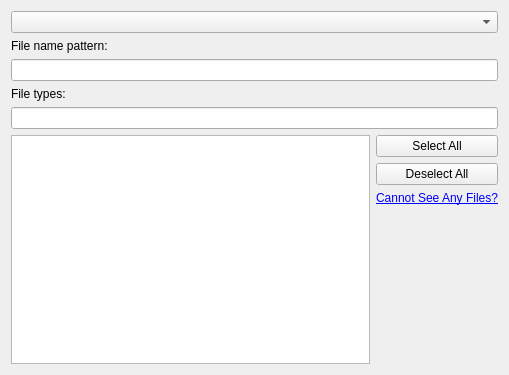
<?xml version="1.0" encoding="UTF-8"?>
<ui version="4.0">
 <class>folderviewFilterConfig</class>
 <widget class="QWidget" name="folderviewFilterConfig">
  <property name="geometry">
   <rect>
    <x>0</x>
    <y>0</y>
    <width>509</width>
    <height>375</height>
   </rect>
  </property>
  <property name="sizePolicy">
   <sizepolicy hsizetype="Expanding" vsizetype="Expanding">
    <horstretch>0</horstretch>
    <verstretch>0</verstretch>
   </sizepolicy>
  </property>
  <property name="minimumSize">
   <size>
    <width>500</width>
    <height>0</height>
   </size>
  </property>
  <layout class="QVBoxLayout" name="verticalLayout_2">
   <item>
    <widget class="QComboBox" name="filterCombo">
     <property name="toolTip">
      <string>&lt;!DOCTYPE HTML PUBLIC &quot;-//W3C//DTD HTML 4.0//EN&quot; &quot;http://www.w3.org/TR/REC-html40/strict.dtd&quot;&gt;
&lt;html&gt;&lt;head&gt;&lt;meta name=&quot;qrichtext&quot; content=&quot;1&quot; /&gt;&lt;style type=&quot;text/css&quot;&gt;
p, li { white-space: pre-wrap; }
&lt;/style&gt;&lt;/head&gt;&lt;body style=&quot; font-family:'Sans Serif'; font-size:10pt; font-weight:400; font-style:normal;&quot;&gt;
&lt;p style=&quot; margin-top:12px; margin-bottom:12px; margin-left:0px; margin-right:0px; -qt-block-indent:0; text-indent:0px;&quot;&gt;If you have selected &quot;Show Files Matching&quot; or &quot;Hide Files Matching&quot;, only the files matching BOTH the conditions will be shown or hidden respectively.&lt;/p&gt;
&lt;p style=&quot; margin-top:12px; margin-bottom:12px; margin-left:0px; margin-right:0px; -qt-block-indent:0; text-indent:0px;&quot;&gt;For example, if you have &quot;*&quot; as your pattern, but have nothing selected in the MIME types, no files will be shown.&lt;/p&gt;&lt;/body&gt;&lt;/html&gt;</string>
     </property>
     <property name="whatsThis">
      <string/>
     </property>
    </widget>
   </item>
   <item>
    <widget class="QFrame" name="fileFilters">
     <property name="sizePolicy">
      <sizepolicy hsizetype="Preferred" vsizetype="Preferred">
       <horstretch>0</horstretch>
       <verstretch>10</verstretch>
      </sizepolicy>
     </property>
     <layout class="QGridLayout" name="gridLayout_3">
      <property name="margin">
       <number>0</number>
      </property>
      <item row="0" column="1">
       <layout class="QGridLayout" name="mimeTypeLayout">
        <item row="5" column="0">
         <layout class="QHBoxLayout" name="horizontalLayout" stretch="1,0">
          <item>
           <widget class="QListView" name="filterFilesList">
            <property name="sizePolicy">
             <sizepolicy hsizetype="Expanding" vsizetype="Expanding">
              <horstretch>0</horstretch>
              <verstretch>0</verstretch>
             </sizepolicy>
            </property>
            <property name="selectionMode">
             <enum>QAbstractItemView::NoSelection</enum>
            </property>
            <property name="flow">
             <enum>QListView::TopToBottom</enum>
            </property>
            <property name="uniformItemSizes">
             <bool>true</bool>
            </property>
           </widget>
          </item>
          <item>
           <layout class="QVBoxLayout" name="verticalLayout">
            <item>
             <widget class="QPushButton" name="selectAll">
              <property name="text">
               <string>Select All</string>
              </property>
             </widget>
            </item>
            <item>
             <widget class="QPushButton" name="deselectAll">
              <property name="text">
               <string>Deselect All</string>
              </property>
             </widget>
            </item>
            <item>
             <widget class="QLabel" name="label">
              <property name="toolTip">
               <string>Note that if you have selected &quot;Show Files Matching&quot; or &quot;Hide Files Matching&quot;,
only the files matching BOTH the conditions will be shown or hidden respectively.
For example, if you have &quot;*&quot; as your pattern, but have nothing selected in the MIME types, no files will be shown.</string>
              </property>
              <property name="text">
               <string>&lt;a href=&quot;null&quot;&gt;Cannot See Any Files?&lt;/a&gt;</string>
              </property>
              <property name="alignment">
               <set>Qt::AlignCenter</set>
              </property>
             </widget>
            </item>
            <item>
             <spacer name="verticalSpacer">
              <property name="orientation">
               <enum>Qt::Vertical</enum>
              </property>
              <property name="sizeHint" stdset="0">
               <size>
                <width>20</width>
                <height>40</height>
               </size>
              </property>
             </spacer>
            </item>
           </layout>
          </item>
         </layout>
        </item>
        <item row="3" column="0">
         <widget class="KLineEdit" name="searchMimetype">
          <property name="clickMessage">
           <string>Search file type</string>
          </property>
          <property name="showClearButton" stdset="0">
           <bool>true</bool>
          </property>
         </widget>
        </item>
        <item row="2" column="0">
         <widget class="QLabel" name="fileTypesLabel">
          <property name="text">
           <string>File types:</string>
          </property>
         </widget>
        </item>
        <item row="0" column="0">
         <widget class="QLabel" name="fileNameLabel">
          <property name="text">
           <string>File name pattern:</string>
          </property>
         </widget>
        </item>
        <item row="1" column="0">
         <widget class="KLineEdit" name="filterFilesPattern">
          <property name="sizePolicy">
           <sizepolicy hsizetype="Expanding" vsizetype="Preferred">
            <horstretch>0</horstretch>
            <verstretch>0</verstretch>
           </sizepolicy>
          </property>
          <property name="toolTip">
           <string>Space-separated list of extensions, e.g. *.txt *.od*</string>
          </property>
          <property name="whatsThis">
           <string>Space-separated list of extensions, e.g. *.txt *.od* to display only office- and text-files</string>
          </property>
          <property name="alignment">
           <set>Qt::AlignBottom|Qt::AlignLeading|Qt::AlignLeft</set>
          </property>
          <property name="urlDropsEnabled">
           <bool>false</bool>
          </property>
          <property name="clickMessage">
           <string>Pattern filter</string>
          </property>
          <property name="showClearButton" stdset="0">
           <bool>true</bool>
          </property>
         </widget>
        </item>
       </layout>
      </item>
     </layout>
    </widget>
   </item>
  </layout>
 </widget>
 <customwidgets>
  <customwidget>
   <class>KLineEdit</class>
   <extends>QLineEdit</extends>
   <header>klineedit.h</header>
  </customwidget>
 </customwidgets>
 <includes>
  <include location="global">KDE/KUrlRequester</include>
 </includes>
 <resources/>
 <connections/>
</ui>
